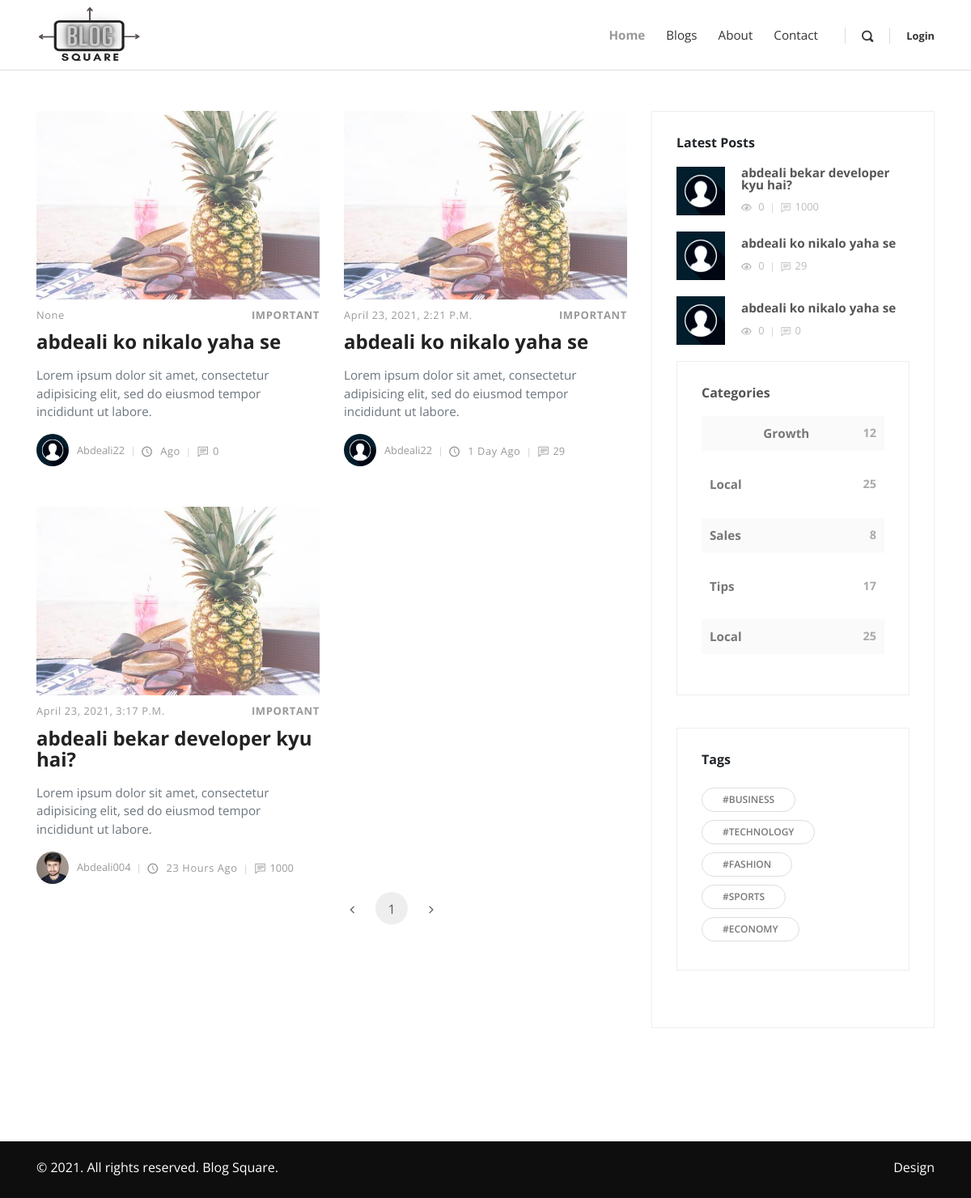
Page /blogapp/blogs/1 on the earlier database version.
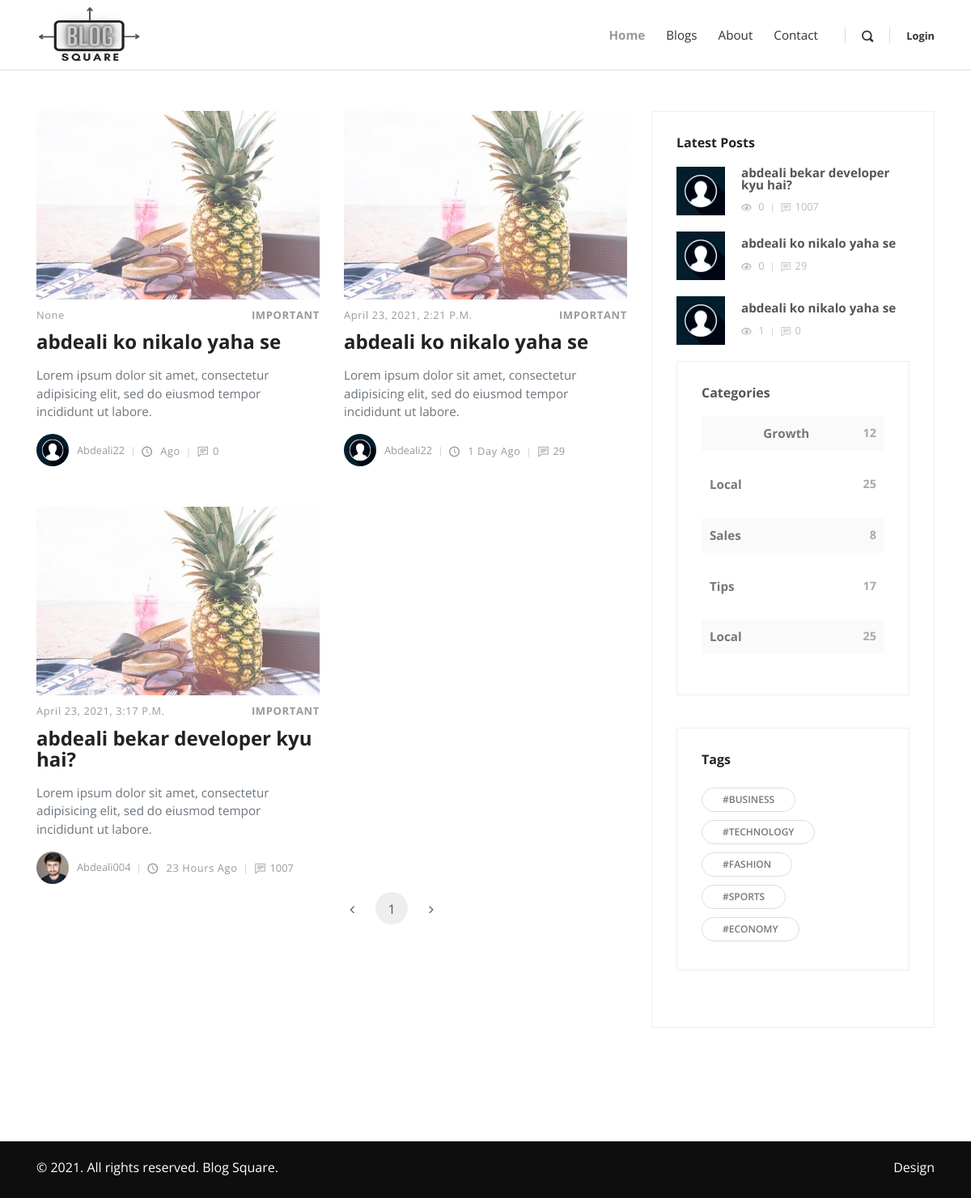
Same page on the later database version.
### blogapp/models.py (models this page shows, shortened)
class blog_article(models.Model):
    def upload_thumbnail(self,filename):
        return '/blog_thumbnails/filename'
    blog_id = models.IntegerField(auto_created=True)
    blog_title = models.CharField(max_length=100)
    blog_thumbnail = models.ImageField(upload_to=upload_thumbnail,default="img/blog-2.jpg")
    blog_creation_date = models.DateTimeField(auto_now_add=True)
    blog_category = models.CharField(max_length = 20)
    blog_tags = models.TextField(default="")
    num_of_comments = models.IntegerField(default=0)
    blog_views = models.IntegerField(default=0)
    blog_upvote = models.IntegerField(default=0)
    blog_downvote = models.IntegerField(default=0)
    blog_author = models.ForeignKey(userInfo,null = True,on_delete=models.SET_NULL)
    blog_content = models.TextField()
    @staticmethod
    def get_all_blogs():
        return blog_article.objects.all()

### blogMain/models.py (models this page shows, shortened)
class userInfo(models.Model):
    username = models.CharField(primary_key=True, max_length=50)
    email = models.EmailField(max_length=254)
    typeOf = models.CharField(max_length=50,default="")
    gender = models.CharField(max_length=50)
    categories = models.CharField(max_length=150)
    pic = models.ImageField(upload_to=user_directory_path1, height_field=None, width_field=None, max_length=None, default="userImages/defaultShow.jpg")
    fb = models.TextField(default="")
    insta = models.TextField(default="")
    city = models.CharField(max_length=50,default="")
    state = models.CharField(max_length=50,default="")
    postal = models.CharField(max_length=50,default="")
    about = models.TextField(default="")
    blogsViewed = models.IntegerField(default=0)
    blogsPublished = models.IntegerField(default=0)
    visitedSite = models.IntegerField(default=0)
    isFirstVisit = models.BooleanField(default=True)
    newUser = models.BooleanField(default=True)
    checkCode = models.CharField(max_length=12)
    date = models.DateTimeField(auto_now=False, auto_now_add=True)

### blogapp/views.py (the view)
# urls.py: path('blogs/<int:pagenum>',views.allblogs_view, name = "blogs"),
def allblogs_view(request,pagenum):
    paginator = Paginator(blog_article.get_all_blogs(),4)
    try:
        blogs = paginator.page(pagenum)
    except PageNotAnInteger:
        blogs = paginator.page(1)
    except EmptyPage:
        blogs = paginator.page(paginator.num_pages)
    context = {
        "currdate":datetime.datetime.now(),
        "blogslist":blogs,
        "latest_posts":blog_article.get_all_blogs().order_by("-blog_creation_date")[0:3]
    }
    return render(request, "blog.html",context)

### templates/blog.html (shortened to what this page needs)
{% extends 'base.html' %}
  {% load static %}
    {% block body %}
    <div class="container">
      <div class="row">
        <main class="posts-listing col-lg-8">
          <div class="container">
            <div class="row">
              {%for blog in blogslist%}
                <div class="post col-xl-6 blogs-class">
                  <div class="post-thumbnail"><a href="{%url 'blog' blog.blog_id%}"><img src={% static 'img/blog-post-1.jpeg' %} alt="..." class="img-fluid"></a></div>
                  <div class="post-details">
                    <div class="post-meta d-flex justify-content-between">
                      <div class="date meta-last">{{blog.blog_creation_date}}</div>
                      <div class="category"><a href="#">{{blog.blog_category}}</a></div>
                    </div><a href="{%url 'blog' blog.blog_id%}">
                      <h3 class="h4">{{blog.blog_title}}</h3></a>
                    <p class="text-muted">Lorem ipsum dolor sit amet, consectetur adipisicing elit, sed do eiusmod tempor incididunt ut labore.</p>
                    <footer class="post-footer d-flex align-items-center" style="white-space: nowrap;"><a href="#" class="author d-flex align-items-center flex-wrap">
                        <div class="avatar"><img src={{blog.blog_author.pic.url}} alt="..." class="img-fluid"></div>
                        <div class="title"><span>{{blog.blog_author.username}}</span></div></a>
                      <div class="date"><i class="icon-clock"></i> <span class="time">{{blog.blog_creation_date|timesince}}</span></div>
                      <div class="comments meta-last"><i class="icon-comment"></i>{{blog.num_of_comments}}</div>
                    </footer>
                  </div>
                </div>
              {%endfor%}
            <nav aria-label="Page navigation example" style="margin-top: auto; align-self: center;">
              <ul class="pagination pagination-template d-flex justify-content-center">
                {% if blogslist.has_previous %}
                <li class="page-item"><a href="{%url 'blogs' blogslist.previous_page_number%}" class="page-link "> <i class="fa fa-angle-left"></i></a></li>
                {%else%}
                <li class="page-item"><a href="" class="page-link disabled"> <i class="fa fa-angle-left"></i></a></li>
                {% endif %}
                {%for pagenumber in blogslist.paginator.page_range %}
                {%if pagenumber == blogslist.number%}
                  <li class="page-item"><a href="{%url 'blogs' pagenumber%}" class="page-link active">{{pagenumber}}</a></li>
                {%else%}
                <li class="page-item"><a href="{%url 'blogs' pagenumber%}" class="page-link">{{pagenumber}}</a></li>
                {%endif%}
                  {%endfor%}
                {% if blogslist.has_next %}
                <li class="page-item"><a href="{%url 'blogs' blogslist.next_page_number%}" class="page-link"> <i class="fa fa-angle-right"></i></a></li>
                {%else%}
                <li class="page-item"><a href="" class="page-link disabled"> <i class="fa fa-angle-right"></i></a></li>
                {% endif %}
              </ul>
            </nav>
          </div>
        </main>
        <aside class="col-lg-4">
          <div class="widget latest-posts">
            <header>
              <h3 class="h6">Latest Posts</h3>
            </header>
            {%for post in latest_posts %}
              <div class="blog-posts"><a href="{%url 'blog' post.blog_id%}">
                <div class="item d-flex align-items-center">
                  <div class="image"><img src="{{post.blog_thumbnail.url}}" alt="..." class="img-fluid"></div>
                  <div class="title"><strong>{{post.blog_title}}</strong>
                    <div class="d-flex align-items-center">
                      <div class="views"><i class="icon-eye"></i> {{post.blog_views}}</div>
                      <div class="comments"><i class="icon-comment"></i>{{post.num_of_comments}}</div>
                    </div>
                  </div>
              </div>
            {%endfor%}
          <div class="widget categories">
            <header>
              <h3 class="h6">Categories</h3>
            </header>
            <div class="item d-flex justify-content-between"><a href="#">Growth</a><span>12</span></div>
            <div class="item d-flex justify-content-between"><a href="#">Local</a><span>25</span></div>
            <div class="item d-flex justify-content-between"><a href="#">Sales</a><span>8</span></div>
            <div class="item d-flex justify-content-between"><a href="#">Tips</a><span>17</span></div>
            <div class="item d-flex justify-content-between"><a href="#">Local</a><span>25</span></div>
          </div>
          <div class="widget tags">
            <header>
              <h3 class="h6">Tags</h3>
            </header>
            <ul class="list-inline">
              <li class="list-inline-item"><a href="#" class="tag">#Business</a></li>
              <li class="list-inline-item"><a href="#" class="tag">#Technology</a></li>
              <li class="list-inline-item"><a href="#" class="tag">#Fashion</a></li>
              <li class="list-inline-item"><a href="#" class="tag">#Sports</a></li>
              <li class="list-inline-item"><a href="#" class="tag">#Economy</a></li>
            </ul>
          </div>
        </aside>
      </div>
    </div>
    {% endblock body %}

### templates/base.html (shortened to what this page needs)
{% load static %}
<!DOCTYPE html>
<html>
  <head>
    <link rel="stylesheet" href={% static 'vendor/bootstrap/css/bootstrap.min.css' %}>
    <link rel="stylesheet" href={% static 'vendor/font-awesome/css/font-awesome.min.css' %} >
    <link rel="stylesheet" href={% static 'css/fontastic.css' %} >
    <link rel="stylesheet" href= {% static 'vendor/@fancyapps/fancybox/jquery.fancybox.min.css' %} >
    <link rel="stylesheet" href={% static 'css/style.default.css' %} id="theme-stylesheet">
    <link rel="stylesheet" href={% static 'css/custom.css' %}>
  </head>
  <body>
    <header class="header">
      <nav class="navbar navbar-expand-lg">
        <div class="container">
          <div class="navbar-header d-flex align-items-center justify-content-between">
            <a href="{%url 'home' %}"><img src={% static 'img/blog_logo_nav.png' %} alt="Logo"width="130" height="70"></a>
          </div>
          <div id="navbarcollapse" class="collapse navbar-collapse">
            <ul class="navbar-nav ml-auto">
              <li class="nav-item"><a href="{%url 'home' %}" class="nav-link active ">Home</a>
              </li>
              <li class="nav-item"><a href="{%url 'blogs' pagenum=1 %}" class="nav-link ">Blogs</a>
              </li>
              <li class="nav-item"><a href="{%url 'about'%}" class="nav-link ">About</a>
              </li>
              <li class="nav-item"><a href="{%url 'contact'%}" class="nav-link ">Contact</a>
              </li>
            </ul>
            <div class="navbar-text"><a href="#" class="search-btn"><i class="icon-search-1"></i></a></div>
            <ul class="langs navbar-text">
            {% if not request.user.is_authenticated %}
            <a href="{%url 'login'%}" class="active">Login</a>
            {% endif %}
            </ul>
          </div>
        </div>
      </nav>
    </header>
    {% block body %}{% endblock body %}
     <footer style = "background: #0e0e0e; color:white; height: 70px; padding-top:20px">
      <div class="copyrights">
        <div class="container">
          <div class="row">
            <div class="col-md-6">
              <p>&copy; 2021. All rights reserved. Blog Square.</p>
            </div>
            <div class="col-md-6 text-right">
              <p><a href="https://bootstrapious.com/p/bootstrap-carousel" class="text-white">Design</a>
              </p>
            </div>
          </div>
        </div>
      </div>
    </footer>
  </body>
</html>

Differences in the rows shown:
changed blog_article "None": blog_views "0" → "1"
changed blog_article "abdeali bekar developer kyu hai?": num_of_comments "1000" → "1007"
